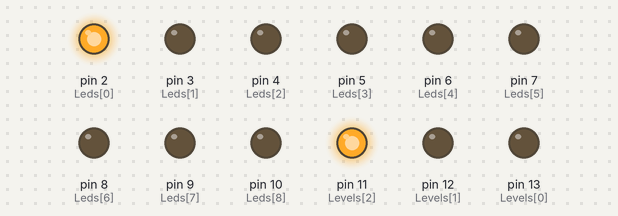
A sketch run on a simulated Arduino Uno, built with avr-gcc and run on an emulated ATmega328P. Shown: output pins drawn as LEDs (lit = HIGH).

Above: at 0.5 s.
At 2.5 s:
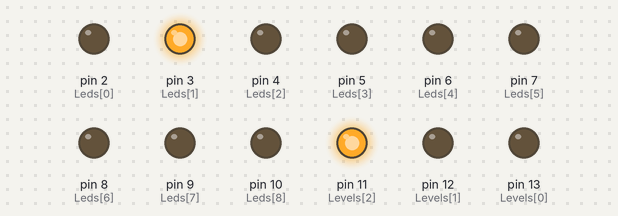
At 4.5 s:
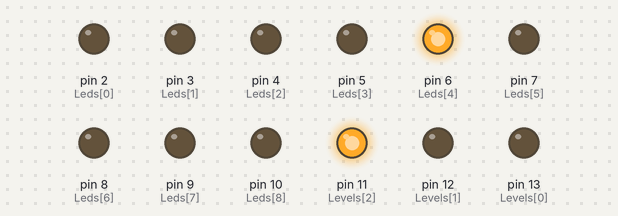
At 6.5 s:
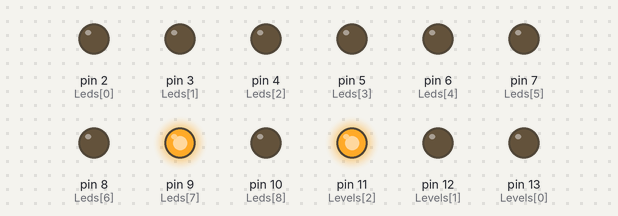
At 9.5 s:
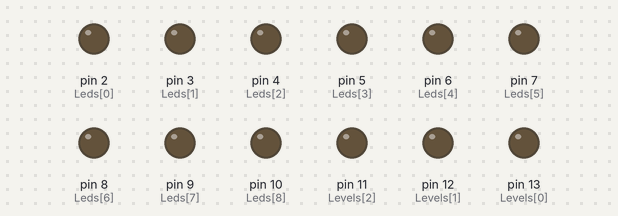
Timing chart, 0 to 10.4 s (numbered marks = the images above):
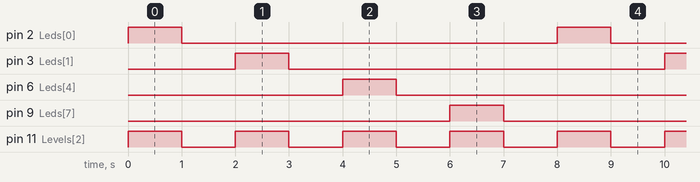

Measured:
- by itself, pin 2 (Leds[0]), pin 3 (Leds[1]), pin 6 (Leds[4]), pin 9 (Leds[7]): alternates HIGH for 1.0 s and LOW for 7.0 s
- by itself, pin 11 (Levels[2]): alternates HIGH for 1.0 s and LOW for 1.0 s
- by itself, everything shown: repeats every 8.0 s, in 8 steps

The sketch:

source.ino
```cpp
int Leds[] = {2,3,4,5,6,7,8,9,10};
int Levels[] = {13,12,11};

// the setup routine runs once when you press reset:
void setup() {
  // initialize the digital pin as an output.
  for (int i = 0; i < 9 ; i++)
  {
     pinMode(Leds[i], OUTPUT);
  }

  for (int i = 0; i < 3 ; i++)
  {
     pinMode(Levels[i], OUTPUT);
  }

}

// the loop routine runs over and over again forever:
void loop() {
  digitalWrite(Leds[0], HIGH);   // turn the LED on (HIGH is the voltage level)
  digitalWrite(Levels[2], HIGH);   // turn the LED on (HIGH is the voltage level)
  delay(1000);               // wait for a second
  digitalWrite(Leds[0], LOW);   // turn the LED on (HIGH is the voltage level)
  digitalWrite(Levels[2], LOW);   // turn the LED on (HIGH is the voltage level)
  delay(1000);               // wait for a second

  digitalWrite(Leds[1], HIGH);   // turn the LED on (HIGH is the voltage level)
  digitalWrite(Levels[2], HIGH);   // turn the LED on (HIGH is the voltage level)
  delay(1000);               // wait for a second
  digitalWrite(Leds[1], LOW);   // turn the LED on (HIGH is the voltage level)
  digitalWrite(Levels[2], LOW);   // turn the LED on (HIGH is the voltage level)
  delay(1000);               // wait for a second

  digitalWrite(Leds[4], HIGH);   // turn the LED on (HIGH is the voltage level)
  digitalWrite(Levels[2], HIGH);   // turn the LED on (HIGH is the voltage level)
  delay(1000);               // wait for a second
  digitalWrite(Leds[4], LOW);   // turn the LED on (HIGH is the voltage level)
  digitalWrite(Levels[2], LOW);   // turn the LED on (HIGH is the voltage level)
  delay(1000);               // wait for a second

  digitalWrite(Leds[7], HIGH);   // turn the LED on (HIGH is the voltage level)
  digitalWrite(Levels[2], HIGH);   // turn the LED on (HIGH is the voltage level)
  delay(1000);               // wait for a second
  digitalWrite(Leds[7], LOW);   // turn the LED on (HIGH is the voltage level)
  digitalWrite(Levels[2], LOW);   // turn the LED on (HIGH is the voltage level)
  delay(1000);               // wait for a second
}
```
